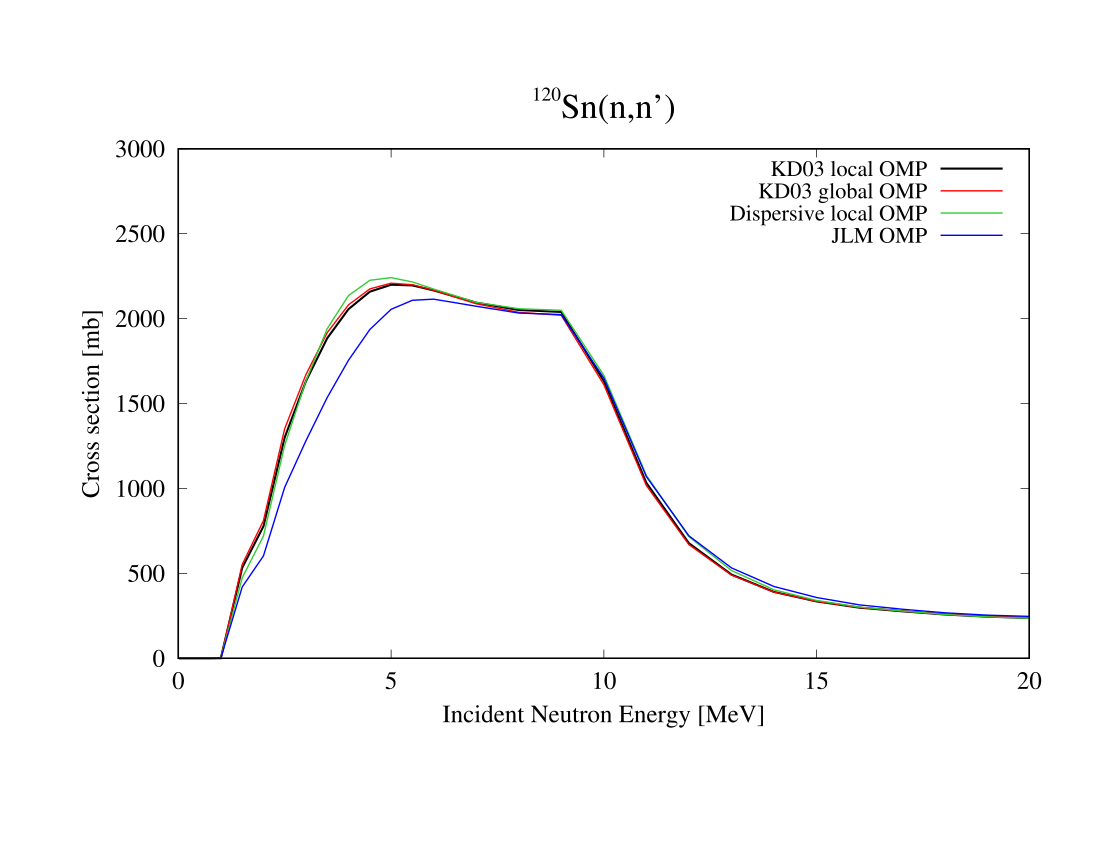

Generate this figure with gnuplot:
set xlabel "Incident Neutron Energy [MeV]" font ",18"
set ylabel "Cross section [mb]" font ",18" offset 0
set bmargin 5
set title "^{/=14 120}Sn(n,{/=25{n'}})^{/=14 }" font ",25"
#
set pointsize 1.2
set xtics font "Times-Roman, 18"
set ytics font "Times-Roman, 18"
#
# Setting of the axis format
#
set format x "%G"
set format y "%G"
#
#  Setting of the legend location
#
set key font ",16"
set key top right
#set grid x
#set grid y
# show grid
#
set term postscript enhanced font "Times-Roman,16" color
set output "n-Sn120-inel.eps"
#
set style line 10 linetype 1 linewidth 3 linecolor rgb "black"
#
#
#
######################################################################################
#
# If you want to have only solid lines then uncomment line below !!!
#  
#  a/ tick solid lines, b/ thinner solid lines, c/ dashed lines (acceptable for papers!) 
#
# set style line 1 linetype 2  linewidth 6 linecolor rgb "red"
set style line 1 linetype 2  linewidth 2 linecolor rgb "red"
# set style line 1 linetype 2  linewidth 2 linecolor rgb "red" dashtype '-..'
#
#######################################################################################
#
######################################################################################
#
# If you want to have only solid lines then uncomment line below !!!
#  
#  a/ tick solid lines, b/ thinner solid lines, c/ dashed lines (acceptable for papers!) 
#
# set style line 2 linetype 3  linewidth 6 linecolor rgb "#32CD32"
set style line 2 linetype 3  linewidth 2 linecolor rgb "#32CD32"
# set style line 2 linetype 3  linewidth 2 linecolor rgb "#32CD32" dashtype '-..'
#
#######################################################################################
#
######################################################################################
#
# If you want to have only solid lines then uncomment line below !!!
#  
#  a/ tick solid lines, b/ thinner solid lines, c/ dashed lines (acceptable for papers!) 
#
# set style line 3 linetype 4  linewidth 6 linecolor rgb "blue"
set style line 3 linetype 4  linewidth 2 linecolor rgb "blue"
# set style line 3 linetype 4  linewidth 2 linecolor rgb "blue" dashtype '-..'
#
#######################################################################################
#
######################################################################################
#
# If you want to have only solid lines then uncomment line below !!!
#  
#  a/ tick solid lines, b/ thinner solid lines, c/ dashed lines (acceptable for papers!) 
#
# set style line 4 linetype 3  linewidth 6 linecolor rgb "#2E8B57"
set style line 4 linetype 3  linewidth 2 linecolor rgb "#2E8B57"
# set style line 4 linetype 3  linewidth 2 linecolor rgb "#2E8B57" dashtype '-..'
#
#######################################################################################
#
######################################################################################
#
# If you want to have only solid lines then uncomment line below !!!
#  
#  a/ tick solid lines, b/ thinner solid lines, c/ dashed lines (acceptable for papers!) 
#
# set style line 5 linetype 8  linewidth 6 linecolor rgb "#C71585"
set style line 5 linetype 8  linewidth 2 linecolor rgb "#C71585"
# set style line 5 linetype 8  linewidth 2 linecolor rgb "#C71585" dashtype '-..'
#
#######################################################################################
set style line 11 pointtype 1 linecolor rgb "red "
set style line 12 pointtype 2 linecolor rgb "red "
set style line 13 pointtype 3 linecolor rgb "red "
set style line 14 pointtype 4 linecolor rgb "red "
set style line 15 pointtype 5 linecolor rgb "red "
set style line 16 pointtype 6 linecolor rgb "orange "
set style line 17 pointtype 7 linecolor rgb "magenta "
set style line 18 pointtype 8 linecolor rgb "green "
set style line 19 pointtype 9 linecolor rgb "blue "
set style line 20 pointtype 10 linecolor rgb "blue "
plot [0:20][0.:3000.0] \
"/Users/koning/talys/samples/n-Sn120-omp-KD03/org/rp050120.tot" u ( $1 > 0. ? $1 : 1.e-10 ):( $2 > 0. ? $2 : 1.e-10 ) t "KD03 local OMP" w lines linestyle 10, \
"/Users/koning/talys/samples/n-Sn120-omp-KD03global/org/rp050120.tot" u ( $1 > 0. ? $1 : 1.e-10 ):( $2 > 0. ? $2 : 1.e-10 ) t "KD03 global OMP" w lines linestyle 1, \
"/Users/koning/talys/samples/n-Sn120-omp-KD03disp/org/rp050120.tot" u ( $1 > 0. ? $1 : 1.e-10 ):( $2 > 0. ? $2 : 1.e-10 ) t "Dispersive local OMP" w lines linestyle 2, \
"/Users/koning/talys/samples/n-Sn120-omp-JLM/org/rp050120.tot" u ( $1 > 0. ? $1 : 1.e-10 ):( $2 > 0. ? $2 : 1.e-10 ) t "JLM OMP" w lines linestyle 3, \
